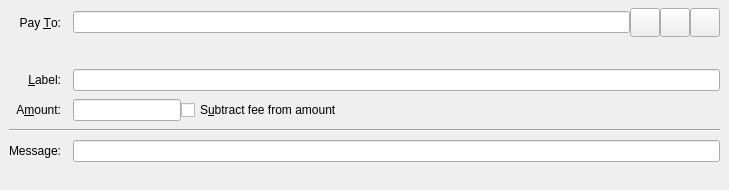
<?xml version="1.0" encoding="UTF-8"?>
<ui version="4.0">
 <class>SendCoinsEntry</class>
 <widget class="QStackedWidget" name="SendCoinsEntry">
  <property name="geometry">
   <rect>
    <x>0</x>
    <y>0</y>
    <width>729</width>
    <height>150</height>
   </rect>
  </property>
  <property name="focusPolicy">
   <enum>Qt::TabFocus</enum>
  </property>
  <property name="autoFillBackground">
   <bool>false</bool>
  </property>
  <widget class="QFrame" name="SendCoins">
   <property name="toolTip">
    <string>This is a normal payment.</string>
   </property>
   <property name="frameShape">
    <enum>QFrame::NoFrame</enum>
   </property>
   <layout class="QGridLayout" name="gridLayout">
    <property name="topMargin">
     <number>8</number>
    </property>
    <property name="bottomMargin">
     <number>4</number>
    </property>
    <property name="horizontalSpacing">
     <number>12</number>
    </property>
    <property name="verticalSpacing">
     <number>8</number>
    </property>
    <item row="0" column="0">
     <widget class="QLabel" name="payToLabel">
      <property name="text">
       <string>Pay &amp;To:</string>
      </property>
      <property name="alignment">
       <set>Qt::AlignRight|Qt::AlignTrailing|Qt::AlignVCenter</set>
      </property>
      <property name="buddy">
       <cstring>payTo</cstring>
      </property>
     </widget>
    </item>
    <item row="0" column="1">
     <layout class="QHBoxLayout" name="payToLayout">
      <property name="spacing">
       <number>0</number>
      </property>
      <item>
       <widget class="QValidatedLineEdit" name="payTo">
        <property name="toolTip">
         <string>The Privora address to send the payment to</string>
        </property>
       </widget>
      </item>
      <item>
       <widget class="QToolButton" name="addressBookButton">
        <property name="toolTip">
         <string>Choose previously used address</string>
        </property>
        <property name="text">
         <string/>
        </property>
        <property name="icon">
         <iconset resource="../privora.qrc">
          <normaloff>:/icons/address-book</normaloff>:/icons/address-book</iconset>
        </property>
        <property name="iconSize">
         <size>
          <width>22</width>
          <height>22</height>
         </size>
        </property>
        <property name="shortcut">
         <string>Alt+A</string>
        </property>
       </widget>
      </item>
      <item>
       <widget class="QToolButton" name="pasteButton">
        <property name="toolTip">
         <string>Paste address from clipboard</string>
        </property>
        <property name="text">
         <string/>
        </property>
        <property name="icon">
         <iconset resource="../privora.qrc">
          <normaloff>:/icons/editpaste</normaloff>:/icons/editpaste</iconset>
        </property>
        <property name="iconSize">
         <size>
          <width>22</width>
          <height>22</height>
         </size>
        </property>
        <property name="shortcut">
         <string>Alt+P</string>
        </property>
       </widget>
      </item>
      <item>
       <widget class="QToolButton" name="deleteButton">
        <property name="toolTip">
         <string>Remove this entry</string>
        </property>
        <property name="text">
         <string/>
        </property>
        <property name="icon">
         <iconset resource="../privora.qrc">
          <normaloff>:/icons/remove</normaloff>:/icons/remove</iconset>
        </property>
        <property name="iconSize">
         <size>
          <width>22</width>
          <height>22</height>
         </size>
        </property>
       </widget>
      </item>
     </layout>
    </item>
    <item row="1" column="1">
     <layout class="QHBoxLayout" name="horizontalLayoutWarning" stretch="0,1">
      <property name="spacing">
       <number>0</number>
      </property>
      <item>
       <widget class="QLabel" name="iconWarning">
        <property name="toolTip">
         <string></string>
        </property>
        <property name="text">
         <string></string>
        </property>
        <property name="minimumWidth">
          5
        </property>
        <property name="minimumHeight">
          5
        </property>
        <property name="fixedWidth">
          10
        </property>
        <property name="fixedHeight">
          10
        </property>
        <property name="styleSheet">
          <string>margin-left:-30px;margin-right:-10px;margin-top:2px;</string>
        </property>
       </widget>
      </item>
      <item>
        <widget class="QLabel" name="textWarning">
          <property name="text">
          <string></string>
          </property>
          <property name="styleSheet">
            <string>color: #FFA800; margin-left:-10px;</string>
          </property>
        </widget>
      </item>
     </layout>
    </item>
    <item row="2" column="0">
     <widget class="QLabel" name="labellLabel">
      <property name="text">
       <string>&amp;Label:</string>
      </property>
      <property name="alignment">
       <set>Qt::AlignRight|Qt::AlignTrailing|Qt::AlignVCenter</set>
      </property>
      <property name="buddy">
       <cstring>addAsLabel</cstring>
      </property>
     </widget>
    </item>
    <item row="2" column="1">
     <widget class="QLineEdit" name="addAsLabel">
      <property name="toolTip">
       <string>Enter a label for this address to add it to the list of used addresses</string>
      </property>
     </widget>
    </item>
    <item row="3" column="0">
     <widget class="QLabel" name="amountLabel">
      <property name="text">
       <string>A&amp;mount:</string>
      </property>
      <property name="alignment">
       <set>Qt::AlignRight|Qt::AlignTrailing|Qt::AlignVCenter</set>
      </property>
      <property name="buddy">
       <cstring>payAmount</cstring>
      </property>
     </widget>
    </item>
    <item row="3" column="1">
     <layout class="QHBoxLayout" name="horizontalLayoutAmount" stretch="0,1">
      <item>
       <widget class="PrivoraAmountField" name="payAmount"/>
      </item>
      <item>
       <widget class="QCheckBox" name="checkboxSubtractFeeFromAmount">
        <property name="toolTip">
         <string>The fee will be deducted from the amount being sent. The recipient will receive less privoras than you enter in the amount field. If multiple recipients are selected, the fee is split equally.</string>
        </property>
        <property name="text">
         <string>S&amp;ubtract fee from amount</string>
        </property>
       </widget>
      </item>
     </layout>
    </item>
    <item row="6" column="0">
     <widget class="QLabel" name="messageLabel">
      <property name="text">
       <string>Message:</string>
      </property>
      <property name="alignment">
       <set>Qt::AlignRight|Qt::AlignTrailing|Qt::AlignVCenter</set>
      </property>
     </widget>
    </item>
    <item row="6" column="1">
    <widget class="QLineEdit" name="messageTextLabel">
      <property name="toolTip">
      <string>Optional message for this transaction</string>
      </property>
    </widget>
    </item>
   <item row="7" column="1">
     <layout class="QHBoxLayout" name="horizontalLayoutWarning" stretch="0,1">
      <property name="spacing">
       <number>0</number>
      </property>
      <item>
       <widget class="QLabel" name="iconMessageWarning">
        <property name="toolTip">
         <string></string>
        </property>
        <property name="text">
         <string></string>
        </property>
        <property name="minimumWidth">
          5
        </property>
        <property name="minimumHeight">
          5
        </property>
        <property name="fixedWidth">
          10
        </property>
        <property name="fixedHeight">
          10
        </property>
        <property name="styleSheet">
          <string>margin-left:-30px;margin-right:-10px;margin-top:2px;</string>
        </property>
       </widget>
      </item>
      <item>
        <widget class="QLabel" name="messageWarning">
          <property name="text">
          <string></string>
          </property>
          <property name="styleSheet">
            <string>color: #FFA800; margin-left:-10px;</string>
          </property>
        </widget>
      </item>
     </layout>
    </item>
    <item row="5" column="0" colspan="2">
     <widget class="Line" name="line">
      <property name="orientation">
       <enum>Qt::Horizontal</enum>
      </property>
     </widget>
    </item>
   </layout>
  </widget>
  <widget class="QFrame" name="SendCoins_UnauthenticatedPaymentRequest">
   <property name="palette">
    <palette>
     <active>
      <colorrole role="WindowText">
       <brush brushstyle="SolidPattern">
        <color alpha="255">
         <red>0</red>
         <green>0</green>
         <blue>0</blue>
        </color>
       </brush>
      </colorrole>
      <colorrole role="Button">
       <brush brushstyle="SolidPattern">
        <color alpha="255">
         <red>255</red>
         <green>255</green>
         <blue>127</blue>
        </color>
       </brush>
      </colorrole>
      <colorrole role="Light">
       <brush brushstyle="SolidPattern">
        <color alpha="255">
         <red>255</red>
         <green>255</green>
         <blue>255</blue>
        </color>
       </brush>
      </colorrole>
      <colorrole role="Midlight">
       <brush brushstyle="SolidPattern">
        <color alpha="255">
         <red>255</red>
         <green>255</green>
         <blue>191</blue>
        </color>
       </brush>
      </colorrole>
      <colorrole role="Dark">
       <brush brushstyle="SolidPattern">
        <color alpha="255">
         <red>127</red>
         <green>127</green>
         <blue>63</blue>
        </color>
       </brush>
      </colorrole>
      <colorrole role="Mid">
       <brush brushstyle="SolidPattern">
        <color alpha="255">
         <red>170</red>
         <green>170</green>
         <blue>84</blue>
        </color>
       </brush>
      </colorrole>
      <colorrole role="Text">
       <brush brushstyle="SolidPattern">
        <color alpha="255">
         <red>0</red>
         <green>0</green>
         <blue>0</blue>
        </color>
       </brush>
      </colorrole>
      <colorrole role="BrightText">
       <brush brushstyle="SolidPattern">
        <color alpha="255">
         <red>255</red>
         <green>255</green>
         <blue>255</blue>
        </color>
       </brush>
      </colorrole>
      <colorrole role="ButtonText">
       <brush brushstyle="SolidPattern">
        <color alpha="255">
         <red>0</red>
         <green>0</green>
         <blue>0</blue>
        </color>
       </brush>
      </colorrole>
      <colorrole role="Base">
       <brush brushstyle="SolidPattern">
        <color alpha="255">
         <red>255</red>
         <green>255</green>
         <blue>255</blue>
        </color>
       </brush>
      </colorrole>
      <colorrole role="Window">
       <brush brushstyle="SolidPattern">
        <color alpha="255">
         <red>255</red>
         <green>255</green>
         <blue>127</blue>
        </color>
       </brush>
      </colorrole>
      <colorrole role="Shadow">
       <brush brushstyle="SolidPattern">
        <color alpha="255">
         <red>0</red>
         <green>0</green>
         <blue>0</blue>
        </color>
       </brush>
      </colorrole>
      <colorrole role="AlternateBase">
       <brush brushstyle="SolidPattern">
        <color alpha="255">
         <red>255</red>
         <green>255</green>
         <blue>191</blue>
        </color>
       </brush>
      </colorrole>
      <colorrole role="ToolTipBase">
       <brush brushstyle="SolidPattern">
        <color alpha="255">
         <red>255</red>
         <green>255</green>
         <blue>220</blue>
        </color>
       </brush>
      </colorrole>
      <colorrole role="ToolTipText">
       <brush brushstyle="SolidPattern">
        <color alpha="255">
         <red>0</red>
         <green>0</green>
         <blue>0</blue>
        </color>
       </brush>
      </colorrole>
     </active>
     <inactive>
      <colorrole role="WindowText">
       <brush brushstyle="SolidPattern">
        <color alpha="255">
         <red>0</red>
         <green>0</green>
         <blue>0</blue>
        </color>
       </brush>
      </colorrole>
      <colorrole role="Button">
       <brush brushstyle="SolidPattern">
        <color alpha="255">
         <red>255</red>
         <green>255</green>
         <blue>127</blue>
        </color>
       </brush>
      </colorrole>
      <colorrole role="Light">
       <brush brushstyle="SolidPattern">
        <color alpha="255">
         <red>255</red>
         <green>255</green>
         <blue>255</blue>
        </color>
       </brush>
      </colorrole>
      <colorrole role="Midlight">
       <brush brushstyle="SolidPattern">
        <color alpha="255">
         <red>255</red>
         <green>255</green>
         <blue>191</blue>
        </color>
       </brush>
      </colorrole>
      <colorrole role="Dark">
       <brush brushstyle="SolidPattern">
        <color alpha="255">
         <red>127</red>
         <green>127</green>
         <blue>63</blue>
        </color>
       </brush>
      </colorrole>
      <colorrole role="Mid">
       <brush brushstyle="SolidPattern">
        <color alpha="255">
         <red>170</red>
         <green>170</green>
         <blue>84</blue>
        </color>
       </brush>
      </colorrole>
      <colorrole role="Text">
       <brush brushstyle="SolidPattern">
        <color alpha="255">
         <red>0</red>
         <green>0</green>
         <blue>0</blue>
        </color>
       </brush>
      </colorrole>
      <colorrole role="BrightText">
       <brush brushstyle="SolidPattern">
        <color alpha="255">
         <red>255</red>
         <green>255</green>
         <blue>255</blue>
        </color>
       </brush>
      </colorrole>
      <colorrole role="ButtonText">
       <brush brushstyle="SolidPattern">
        <color alpha="255">
         <red>0</red>
         <green>0</green>
         <blue>0</blue>
        </color>
       </brush>
      </colorrole>
      <colorrole role="Base">
       <brush brushstyle="SolidPattern">
        <color alpha="255">
         <red>255</red>
         <green>255</green>
         <blue>255</blue>
        </color>
       </brush>
      </colorrole>
      <colorrole role="Window">
       <brush brushstyle="SolidPattern">
        <color alpha="255">
         <red>255</red>
         <green>255</green>
         <blue>127</blue>
        </color>
       </brush>
      </colorrole>
      <colorrole role="Shadow">
       <brush brushstyle="SolidPattern">
        <color alpha="255">
         <red>0</red>
         <green>0</green>
         <blue>0</blue>
        </color>
       </brush>
      </colorrole>
      <colorrole role="AlternateBase">
       <brush brushstyle="SolidPattern">
        <color alpha="255">
         <red>255</red>
         <green>255</green>
         <blue>191</blue>
        </color>
       </brush>
      </colorrole>
      <colorrole role="ToolTipBase">
       <brush brushstyle="SolidPattern">
        <color alpha="255">
         <red>255</red>
         <green>255</green>
         <blue>220</blue>
        </color>
       </brush>
      </colorrole>
      <colorrole role="ToolTipText">
       <brush brushstyle="SolidPattern">
        <color alpha="255">
         <red>0</red>
         <green>0</green>
         <blue>0</blue>
        </color>
       </brush>
      </colorrole>
     </inactive>
     <disabled>
      <colorrole role="WindowText">
       <brush brushstyle="SolidPattern">
        <color alpha="255">
         <red>127</red>
         <green>127</green>
         <blue>63</blue>
        </color>
       </brush>
      </colorrole>
      <colorrole role="Button">
       <brush brushstyle="SolidPattern">
        <color alpha="255">
         <red>255</red>
         <green>255</green>
         <blue>127</blue>
        </color>
       </brush>
      </colorrole>
      <colorrole role="Light">
       <brush brushstyle="SolidPattern">
        <color alpha="255">
         <red>255</red>
         <green>255</green>
         <blue>255</blue>
        </color>
       </brush>
      </colorrole>
      <colorrole role="Midlight">
       <brush brushstyle="SolidPattern">
        <color alpha="255">
         <red>255</red>
         <green>255</green>
         <blue>191</blue>
        </color>
       </brush>
      </colorrole>
      <colorrole role="Dark">
       <brush brushstyle="SolidPattern">
        <color alpha="255">
         <red>127</red>
         <green>127</green>
         <blue>63</blue>
        </color>
       </brush>
      </colorrole>
      <colorrole role="Mid">
       <brush brushstyle="SolidPattern">
        <color alpha="255">
         <red>170</red>
         <green>170</green>
         <blue>84</blue>
        </color>
       </brush>
      </colorrole>
      <colorrole role="Text">
       <brush brushstyle="SolidPattern">
        <color alpha="255">
         <red>127</red>
         <green>127</green>
         <blue>63</blue>
        </color>
       </brush>
      </colorrole>
      <colorrole role="BrightText">
       <brush brushstyle="SolidPattern">
        <color alpha="255">
         <red>255</red>
         <green>255</green>
         <blue>255</blue>
        </color>
       </brush>
      </colorrole>
      <colorrole role="ButtonText">
       <brush brushstyle="SolidPattern">
        <color alpha="255">
         <red>127</red>
         <green>127</green>
         <blue>63</blue>
        </color>
       </brush>
      </colorrole>
      <colorrole role="Base">
       <brush brushstyle="SolidPattern">
        <color alpha="255">
         <red>255</red>
         <green>255</green>
         <blue>127</blue>
        </color>
       </brush>
      </colorrole>
      <colorrole role="Window">
       <brush brushstyle="SolidPattern">
        <color alpha="255">
         <red>255</red>
         <green>255</green>
         <blue>127</blue>
        </color>
       </brush>
      </colorrole>
      <colorrole role="Shadow">
       <brush brushstyle="SolidPattern">
        <color alpha="255">
         <red>0</red>
         <green>0</green>
         <blue>0</blue>
        </color>
       </brush>
      </colorrole>
      <colorrole role="AlternateBase">
       <brush brushstyle="SolidPattern">
        <color alpha="255">
         <red>255</red>
         <green>255</green>
         <blue>127</blue>
        </color>
       </brush>
      </colorrole>
      <colorrole role="ToolTipBase">
       <brush brushstyle="SolidPattern">
        <color alpha="255">
         <red>255</red>
         <green>255</green>
         <blue>220</blue>
        </color>
       </brush>
      </colorrole>
      <colorrole role="ToolTipText">
       <brush brushstyle="SolidPattern">
        <color alpha="255">
         <red>0</red>
         <green>0</green>
         <blue>0</blue>
        </color>
       </brush>
      </colorrole>
     </disabled>
    </palette>
   </property>
   <property name="toolTip">
    <string>This is an unauthenticated payment request.</string>
   </property>
   <property name="autoFillBackground">
    <bool>true</bool>
   </property>
   <property name="frameShape">
    <enum>QFrame::NoFrame</enum>
   </property>
   <layout class="QGridLayout" name="gridLayout_is">
    <property name="spacing">
     <number>12</number>
    </property>
    <item row="0" column="0">
     <widget class="QLabel" name="payToLabel_is">
      <property name="text">
       <string>Pay To:</string>
      </property>
      <property name="alignment">
       <set>Qt::AlignRight|Qt::AlignTrailing|Qt::AlignVCenter</set>
      </property>
     </widget>
    </item>
    <item row="0" column="1">
     <layout class="QHBoxLayout" name="payToLayout_is">
      <property name="spacing">
       <number>0</number>
      </property>
      <item>
       <widget class="QLabel" name="payTo_is"/>
      </item>
      <item>
       <widget class="QToolButton" name="deleteButton_is">
        <property name="toolTip">
         <string>Remove this entry</string>
        </property>
        <property name="text">
         <string/>
        </property>
        <property name="icon">
         <iconset resource="../privora.qrc">
          <normaloff>:/icons/remove</normaloff>:/icons/remove</iconset>
        </property>
       </widget>
      </item>
     </layout>
    </item>
    <item row="1" column="0">
     <widget class="QLabel" name="memoLabel_is">
      <property name="text">
       <string>Memo:</string>
      </property>
      <property name="alignment">
       <set>Qt::AlignRight|Qt::AlignTrailing|Qt::AlignVCenter</set>
      </property>
     </widget>
    </item>
    <item row="1" column="1">
     <widget class="QLabel" name="memoTextLabel_is">
      <property name="textFormat">
       <enum>Qt::PlainText</enum>
      </property>
     </widget>
    </item>
    <item row="2" column="0">
     <widget class="QLabel" name="amountLabel_is">
      <property name="text">
       <string>A&amp;mount:</string>
      </property>
      <property name="alignment">
       <set>Qt::AlignRight|Qt::AlignTrailing|Qt::AlignVCenter</set>
      </property>
      <property name="buddy">
       <cstring>payAmount_is</cstring>
      </property>
     </widget>
    </item>
    <item row="2" column="1">
     <widget class="PrivoraAmountField" name="payAmount_is">
      <property name="acceptDrops">
       <bool>false</bool>
      </property>
     </widget>
    </item>
   </layout>
  </widget>
  <widget class="QFrame" name="SendCoins_AuthenticatedPaymentRequest">
   <property name="palette">
    <palette>
     <active>
      <colorrole role="WindowText">
       <brush brushstyle="SolidPattern">
        <color alpha="255">
         <red>0</red>
         <green>0</green>
         <blue>0</blue>
        </color>
       </brush>
      </colorrole>
      <colorrole role="Button">
       <brush brushstyle="SolidPattern">
        <color alpha="255">
         <red>140</red>
         <green>232</green>
         <blue>119</blue>
        </color>
       </brush>
      </colorrole>
      <colorrole role="Light">
       <brush brushstyle="SolidPattern">
        <color alpha="255">
         <red>230</red>
         <green>255</green>
         <blue>224</blue>
        </color>
       </brush>
      </colorrole>
      <colorrole role="Midlight">
       <brush brushstyle="SolidPattern">
        <color alpha="255">
         <red>185</red>
         <green>243</green>
         <blue>171</blue>
        </color>
       </brush>
      </colorrole>
      <colorrole role="Dark">
       <brush brushstyle="SolidPattern">
        <color alpha="255">
         <red>70</red>
         <green>116</green>
         <blue>59</blue>
        </color>
       </brush>
      </colorrole>
      <colorrole role="Mid">
       <brush brushstyle="SolidPattern">
        <color alpha="255">
         <red>93</red>
         <green>155</green>
         <blue>79</blue>
        </color>
       </brush>
      </colorrole>
      <colorrole role="Text">
       <brush brushstyle="SolidPattern">
        <color alpha="255">
         <red>0</red>
         <green>0</green>
         <blue>0</blue>
        </color>
       </brush>
      </colorrole>
      <colorrole role="BrightText">
       <brush brushstyle="SolidPattern">
        <color alpha="255">
         <red>155</red>
         <green>255</green>
         <blue>147</blue>
        </color>
       </brush>
      </colorrole>
      <colorrole role="ButtonText">
       <brush brushstyle="SolidPattern">
        <color alpha="255">
         <red>0</red>
         <green>0</green>
         <blue>0</blue>
        </color>
       </brush>
      </colorrole>
      <colorrole role="Base">
       <brush brushstyle="SolidPattern">
        <color alpha="255">
         <red>119</red>
         <green>255</green>
         <blue>233</blue>
        </color>
       </brush>
      </colorrole>
      <colorrole role="Window">
       <brush brushstyle="SolidPattern">
        <color alpha="255">
         <red>140</red>
         <green>232</green>
         <blue>119</blue>
        </color>
       </brush>
      </colorrole>
      <colorrole role="Shadow">
       <brush brushstyle="SolidPattern">
        <color alpha="255">
         <red>0</red>
         <green>0</green>
         <blue>0</blue>
        </color>
       </brush>
      </colorrole>
      <colorrole role="AlternateBase">
       <brush brushstyle="SolidPattern">
        <color alpha="255">
         <red>197</red>
         <green>243</green>
         <blue>187</blue>
        </color>
       </brush>
      </colorrole>
      <colorrole role="NoRole">
       <brush brushstyle="SolidPattern">
        <color alpha="255">
         <red>125</red>
         <green>194</green>
         <blue>122</blue>
        </color>
       </brush>
      </colorrole>
      <colorrole role="ToolTipBase">
       <brush brushstyle="SolidPattern">
        <color alpha="255">
         <red>255</red>
         <green>255</green>
         <blue>220</blue>
        </color>
       </brush>
      </colorrole>
      <colorrole role="ToolTipText">
       <brush brushstyle="SolidPattern">
        <color alpha="255">
         <red>0</red>
         <green>0</green>
         <blue>0</blue>
        </color>
       </brush>
      </colorrole>
     </active>
     <inactive>
      <colorrole role="WindowText">
       <brush brushstyle="SolidPattern">
        <color alpha="255">
         <red>0</red>
         <green>0</green>
         <blue>0</blue>
        </color>
       </brush>
      </colorrole>
      <colorrole role="Button">
       <brush brushstyle="SolidPattern">
        <color alpha="255">
         <red>140</red>
         <green>232</green>
         <blue>119</blue>
        </color>
       </brush>
      </colorrole>
      <colorrole role="Light">
       <brush brushstyle="SolidPattern">
        <color alpha="255">
         <red>230</red>
         <green>255</green>
         <blue>224</blue>
        </color>
       </brush>
      </colorrole>
      <colorrole role="Midlight">
       <brush brushstyle="SolidPattern">
        <color alpha="255">
         <red>185</red>
         <green>243</green>
         <blue>171</blue>
        </color>
       </brush>
      </colorrole>
      <colorrole role="Dark">
       <brush brushstyle="SolidPattern">
        <color alpha="255">
         <red>70</red>
         <green>116</green>
         <blue>59</blue>
        </color>
       </brush>
      </colorrole>
      <colorrole role="Mid">
       <brush brushstyle="SolidPattern">
        <color alpha="255">
         <red>93</red>
         <green>155</green>
         <blue>79</blue>
        </color>
       </brush>
      </colorrole>
      <colorrole role="Text">
       <brush brushstyle="SolidPattern">
        <color alpha="255">
         <red>0</red>
         <green>0</green>
         <blue>0</blue>
        </color>
       </brush>
      </colorrole>
      <colorrole role="BrightText">
       <brush brushstyle="SolidPattern">
        <color alpha="255">
         <red>155</red>
         <green>255</green>
         <blue>147</blue>
        </color>
       </brush>
      </colorrole>
      <colorrole role="ButtonText">
       <brush brushstyle="SolidPattern">
        <color alpha="255">
         <red>0</red>
         <green>0</green>
         <blue>0</blue>
        </color>
       </brush>
      </colorrole>
      <colorrole role="Base">
       <brush brushstyle="SolidPattern">
        <color alpha="255">
         <red>119</red>
         <green>255</green>
         <blue>233</blue>
        </color>
       </brush>
      </colorrole>
      <colorrole role="Window">
       <brush brushstyle="SolidPattern">
        <color alpha="255">
         <red>140</red>
         <green>232</green>
         <blue>119</blue>
        </color>
       </brush>
      </colorrole>
      <colorrole role="Shadow">
       <brush brushstyle="SolidPattern">
        <color alpha="255">
         <red>0</red>
         <green>0</green>
         <blue>0</blue>
        </color>
       </brush>
      </colorrole>
      <colorrole role="AlternateBase">
       <brush brushstyle="SolidPattern">
        <color alpha="255">
         <red>197</red>
         <green>243</green>
         <blue>187</blue>
        </color>
       </brush>
      </colorrole>
      <colorrole role="NoRole">
       <brush brushstyle="SolidPattern">
        <color alpha="255">
         <red>125</red>
         <green>194</green>
         <blue>122</blue>
        </color>
       </brush>
      </colorrole>
      <colorrole role="ToolTipBase">
       <brush brushstyle="SolidPattern">
        <color alpha="255">
         <red>255</red>
         <green>255</green>
         <blue>220</blue>
        </color>
       </brush>
      </colorrole>
      <colorrole role="ToolTipText">
       <brush brushstyle="SolidPattern">
        <color alpha="255">
         <red>0</red>
         <green>0</green>
         <blue>0</blue>
        </color>
       </brush>
      </colorrole>
     </inactive>
     <disabled>
      <colorrole role="WindowText">
       <brush brushstyle="SolidPattern">
        <color alpha="255">
         <red>70</red>
         <green>116</green>
         <blue>59</blue>
        </color>
       </brush>
      </colorrole>
      <colorrole role="Button">
       <brush brushstyle="SolidPattern">
        <color alpha="255">
         <red>140</red>
         <green>232</green>
         <blue>119</blue>
        </color>
       </brush>
      </colorrole>
      <colorrole role="Light">
       <brush brushstyle="SolidPattern">
        <color alpha="255">
         <red>230</red>
         <green>255</green>
         <blue>224</blue>
        </color>
       </brush>
      </colorrole>
      <colorrole role="Midlight">
       <brush brushstyle="SolidPattern">
        <color alpha="255">
         <red>185</red>
         <green>243</green>
         <blue>171</blue>
        </color>
       </brush>
      </colorrole>
      <colorrole role="Dark">
       <brush brushstyle="SolidPattern">
        <color alpha="255">
         <red>70</red>
         <green>116</green>
         <blue>59</blue>
        </color>
       </brush>
      </colorrole>
      <colorrole role="Mid">
       <brush brushstyle="SolidPattern">
        <color alpha="255">
         <red>93</red>
         <green>155</green>
         <blue>79</blue>
        </color>
       </brush>
      </colorrole>
      <colorrole role="Text">
       <brush brushstyle="SolidPattern">
        <color alpha="255">
         <red>70</red>
         <green>116</green>
         <blue>59</blue>
        </color>
       </brush>
      </colorrole>
      <colorrole role="BrightText">
       <brush brushstyle="SolidPattern">
        <color alpha="255">
         <red>155</red>
         <green>255</green>
         <blue>147</blue>
        </color>
       </brush>
      </colorrole>
      <colorrole role="ButtonText">
       <brush brushstyle="SolidPattern">
        <color alpha="255">
         <red>70</red>
         <green>116</green>
         <blue>59</blue>
        </color>
       </brush>
      </colorrole>
      <colorrole role="Base">
       <brush brushstyle="SolidPattern">
        <color alpha="255">
         <red>140</red>
         <green>232</green>
         <blue>119</blue>
        </color>
       </brush>
      </colorrole>
      <colorrole role="Window">
       <brush brushstyle="SolidPattern">
        <color alpha="255">
         <red>140</red>
         <green>232</green>
         <blue>119</blue>
        </color>
       </brush>
      </colorrole>
      <colorrole role="Shadow">
       <brush brushstyle="SolidPattern">
        <color alpha="255">
         <red>0</red>
         <green>0</green>
         <blue>0</blue>
        </color>
       </brush>
      </colorrole>
      <colorrole role="AlternateBase">
       <brush brushstyle="SolidPattern">
        <color alpha="255">
         <red>140</red>
         <green>232</green>
         <blue>119</blue>
        </color>
       </brush>
      </colorrole>
      <colorrole role="NoRole">
       <brush brushstyle="SolidPattern">
        <color alpha="255">
         <red>125</red>
         <green>194</green>
         <blue>122</blue>
        </color>
       </brush>
      </colorrole>
      <colorrole role="ToolTipBase">
       <brush brushstyle="SolidPattern">
        <color alpha="255">
         <red>255</red>
         <green>255</green>
         <blue>220</blue>
        </color>
       </brush>
      </colorrole>
      <colorrole role="ToolTipText">
       <brush brushstyle="SolidPattern">
        <color alpha="255">
         <red>0</red>
         <green>0</green>
         <blue>0</blue>
        </color>
       </brush>
      </colorrole>
     </disabled>
    </palette>
   </property>
   <property name="toolTip">
    <string>This is an authenticated payment request.</string>
   </property>
   <property name="autoFillBackground">
    <bool>true</bool>
   </property>
   <property name="frameShape">
    <enum>QFrame::NoFrame</enum>
   </property>
   <layout class="QGridLayout" name="gridLayout_s">
    <property name="spacing">
     <number>12</number>
    </property>
    <item row="0" column="0">
     <widget class="QLabel" name="payToLabel_s">
      <property name="text">
       <string>Pay To:</string>
      </property>
      <property name="alignment">
       <set>Qt::AlignRight|Qt::AlignTrailing|Qt::AlignVCenter</set>
      </property>
     </widget>
    </item>
    <item row="0" column="1">
     <layout class="QHBoxLayout" name="payToLayout_s">
      <property name="spacing">
       <number>0</number>
      </property>
      <item>
       <widget class="QLabel" name="payTo_s">
        <property name="textFormat">
         <enum>Qt::PlainText</enum>
        </property>
       </widget>
      </item>
      <item>
       <widget class="QToolButton" name="deleteButton_s">
        <property name="toolTip">
         <string>Remove this entry</string>
        </property>
        <property name="text">
         <string/>
        </property>
        <property name="icon">
         <iconset resource="../privora.qrc">
          <normaloff>:/icons/remove</normaloff>:/icons/remove</iconset>
        </property>
       </widget>
      </item>
     </layout>
    </item>
    <item row="1" column="0">
     <widget class="QLabel" name="memoLabel_s">
      <property name="text">
       <string>Memo:</string>
      </property>
      <property name="alignment">
       <set>Qt::AlignRight|Qt::AlignTrailing|Qt::AlignVCenter</set>
      </property>
     </widget>
    </item>
    <item row="1" column="1">
     <widget class="QLabel" name="memoTextLabel_s">
      <property name="textFormat">
       <enum>Qt::PlainText</enum>
      </property>
     </widget>
    </item>
    <item row="2" column="0">
     <widget class="QLabel" name="amountLabel_s">
      <property name="text">
       <string>A&amp;mount:</string>
      </property>
      <property name="alignment">
       <set>Qt::AlignRight|Qt::AlignTrailing|Qt::AlignVCenter</set>
      </property>
      <property name="buddy">
       <cstring>payAmount_s</cstring>
      </property>
     </widget>
    </item>
    <item row="2" column="1">
     <widget class="PrivoraAmountField" name="payAmount_s">
      <property name="acceptDrops">
       <bool>false</bool>
      </property>
     </widget>
    </item>
   </layout>
  </widget>
 </widget>
 <customwidgets>
  <customwidget>
   <class>QValidatedLineEdit</class>
   <extends>QLineEdit</extends>
   <header>qvalidatedlineedit.h</header>
  </customwidget>
  <customwidget>
   <class>PrivoraAmountField</class>
   <extends>QLineEdit</extends>
   <header>privoraamountfield.h</header>
  </customwidget>
 </customwidgets>
 <tabstops>
  <tabstop>payTo</tabstop>
  <tabstop>addressBookButton</tabstop>
  <tabstop>pasteButton</tabstop>
  <tabstop>deleteButton</tabstop>
  <tabstop>addAsLabel</tabstop>
  <tabstop>payAmount</tabstop>
  <tabstop>payAmount_is</tabstop>
  <tabstop>deleteButton_is</tabstop>
  <tabstop>payAmount_s</tabstop>
  <tabstop>deleteButton_s</tabstop>
 </tabstops>
 <resources>
  <include location="../privora.qrc"/>
 </resources>
 <connections/>
</ui>
